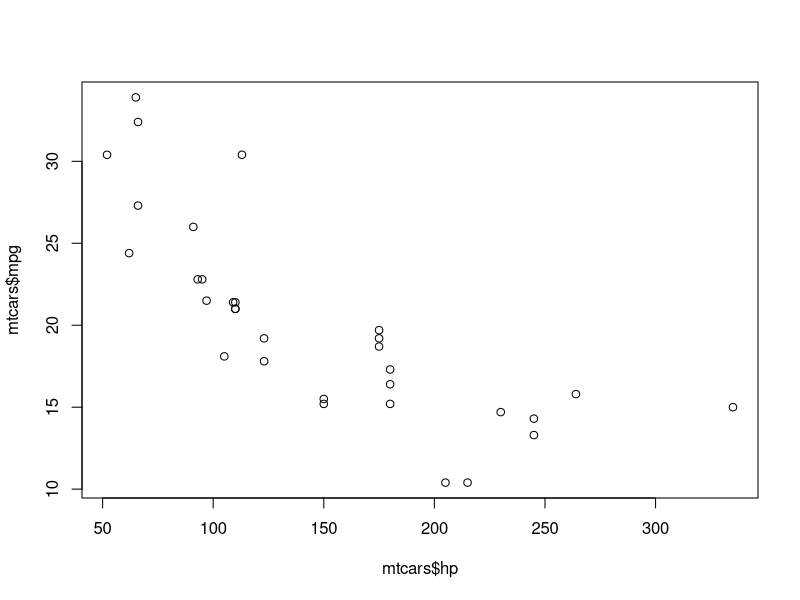
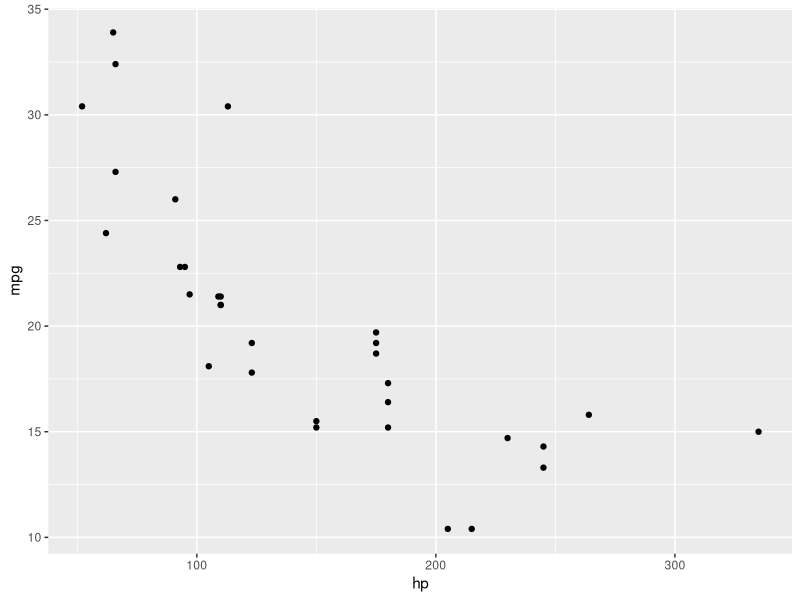
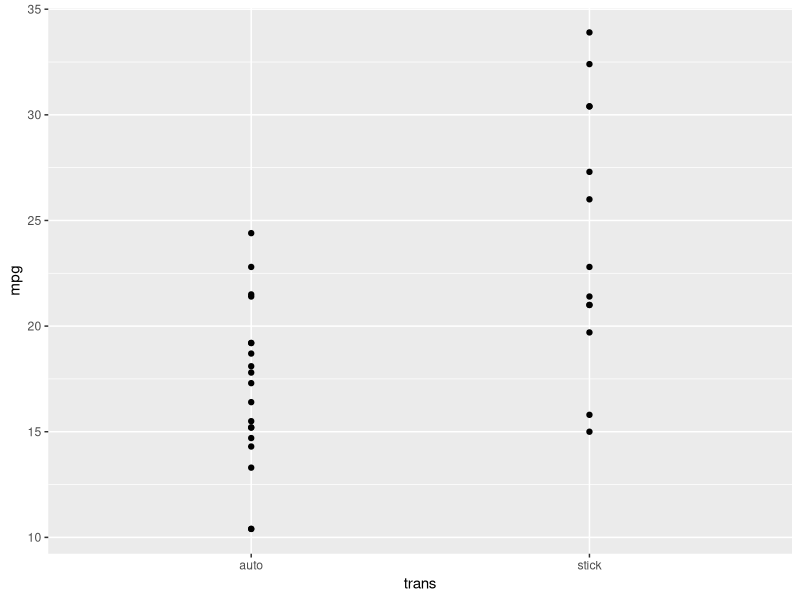
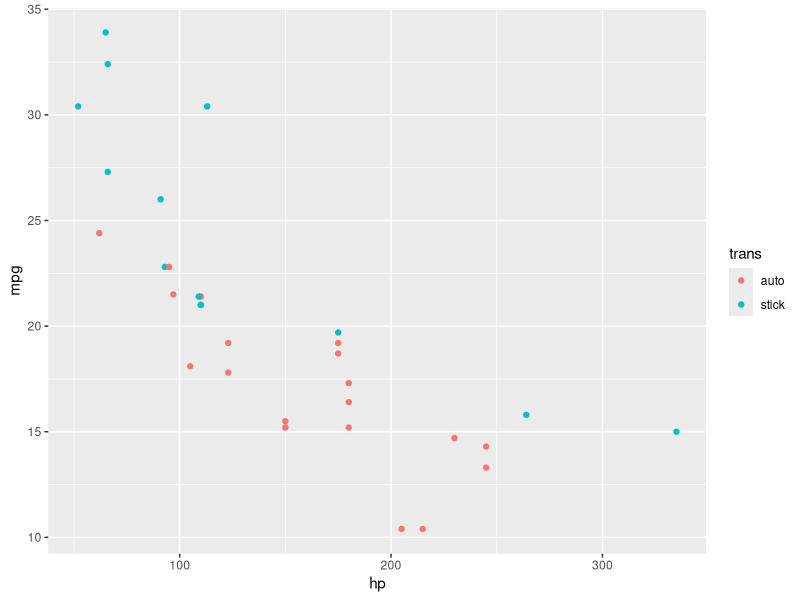
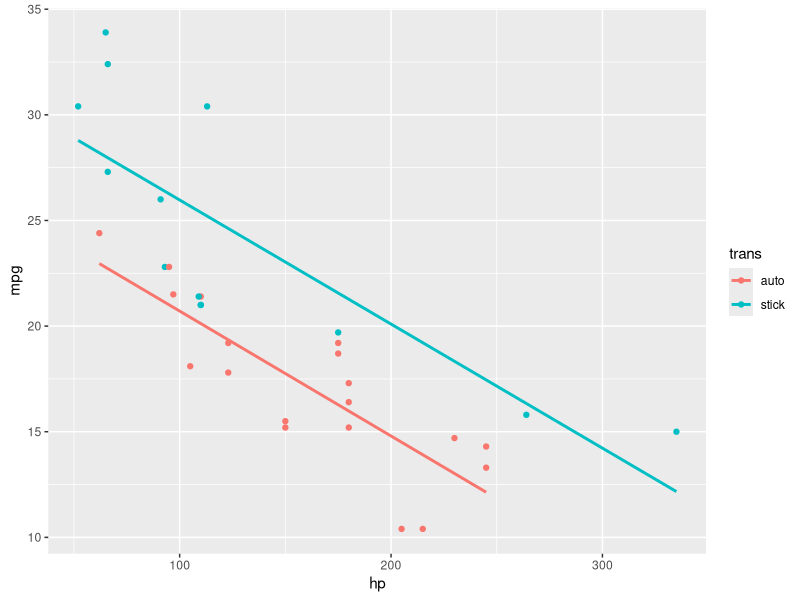

Recreate these plots in R, in order.
# multiple regression demo
library(ggplot2) # for prettier plotting

# car data
data(mtcars)
?mtcars
str(mtcars)

# "factor" tells R to treat it as a categorical variable
mtcars$trans <- factor(mtcars$am, labels = c("auto","stick"))

# hp vs mpg, linear fit
plot(mtcars$hp, mtcars$mpg)

# prettier plot with ggplot qplot
ggplot2::qplot(hp, mpg, data = mtcars)

# summary of model
summary(lm(mpg~hp,data=mtcars))

# mpg vs transmission as a categorical variable
ggplot2::qplot(trans, mpg, data = mtcars)
summary(lm(mpg~trans,data=mtcars))

# with both
qplot(hp,mpg,col=trans,data=mtcars)
summary( lm(mpg~trans+hp,data=mtcars))
qplot(hp,mpg,col=trans,data=mtcars) + geom_smooth(method="lm",se=F)


